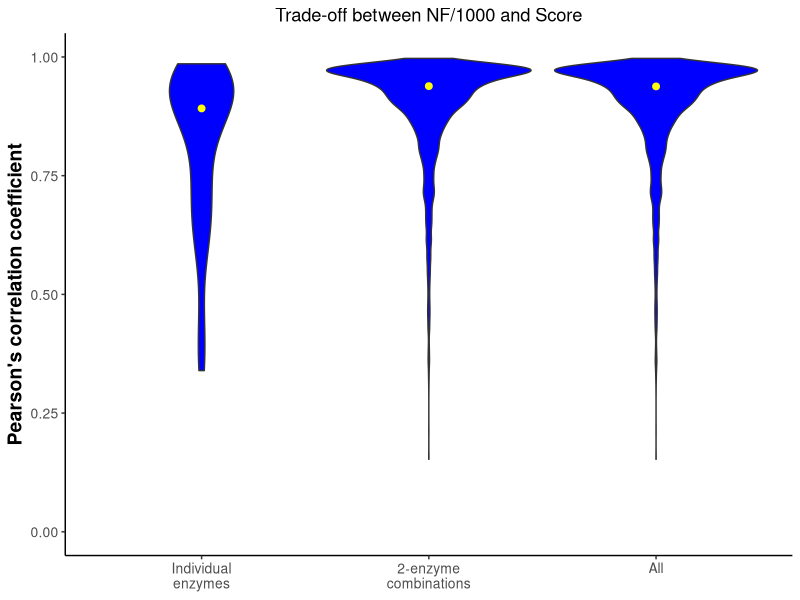

R code for this plot:
###########################################################################################
#########                                                                         #########
#########                     Daniel Elias Martin Herranz                         #########
#########                             21/03/2017                                  #########
#########                              EMBL-EBI                                   #########
#########                           Thornton group                                #########
#########                                                                         #########
###########################################################################################

###########################################################################################
#####                                 cuRRBS paper                                     ####
###########################################################################################
##### Create violin plots that show the distribution of Pearson correlation coefficients ##
##### between Score and NF/1000 variables for different size ranges and enzymes.       ####
###########################################################################################
##### USAGE: manual                                                                    ####
###########################################################################################

library(ggplot2);

setwd('~/Desktop/methylation_clock/optimize_RRBS/cuRRBS_paper/Supp_Figure_2/Supp_Figure_2B/');

#### Read the input data ####

raw_data <- read.csv('correlation_NF_Score.csv', header=F);

#### Format the data before plotting ####

enzyme_class <- ifelse(grepl('_', raw_data[,1]), '2-enzyme\ncombinations', 'Individual\nenzymes');
format_data <- data.frame(type=enzyme_class, r=raw_data[,2]);
add_all <- format_data;
add_all[,1] <- 'All';
format_data <- rbind(format_data,add_all);
format_data <- format_data[!is.na(format_data[,2]),];

#### Make the violin plots ####

violin_plot <- ggplot(format_data, aes(x=type, y=r)) + 
  geom_violin(fill='blue') + 
  stat_summary(fun.y=median, geom="point", size=2, color="yellow") + # Plot the median as a point
  scale_x_discrete(limits=c("Individual\nenzymes", "2-enzyme\ncombinations", "All")) + 
  scale_y_continuous(limits=c(0,1)) +
  xlab(NULL) + ylab("Pearson's correlation coefficient") + 
  labs(title = "Trade-off between NF/1000 and Score") + 
  theme_classic() + 
  theme(axis.text=element_text(size=10),
        axis.title=element_text(size=14,face="bold"),
        plot.title = element_text(hjust = 0.5));

ggsave('NF_Score_correlation_plot.pdf', width=8, height=8);

#### End of the script ####  
